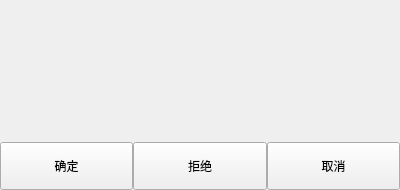
<?xml version="1.0" encoding="UTF-8"?>
<ui version="4.0">
 <class>MessageBoxWidget</class>
 <widget class="QWidget" name="MessageBoxWidget">
  <property name="geometry">
   <rect>
    <x>0</x>
    <y>0</y>
    <width>400</width>
    <height>190</height>
   </rect>
  </property>
  <property name="minimumSize">
   <size>
    <width>400</width>
    <height>190</height>
   </size>
  </property>
  <property name="maximumSize">
   <size>
    <width>422</width>
    <height>190</height>
   </size>
  </property>
  <property name="windowTitle">
   <string>MessageBox</string>
  </property>
  <property name="styleSheet">
   <string notr="true"/>
  </property>
  <layout class="QGridLayout" name="gridLayout_2">
   <property name="leftMargin">
    <number>0</number>
   </property>
   <property name="topMargin">
    <number>0</number>
   </property>
   <property name="rightMargin">
    <number>0</number>
   </property>
   <property name="bottomMargin">
    <number>0</number>
   </property>
   <item row="0" column="0">
    <widget class="QWidget" name="MessageBox_backwidget" native="true">
     <layout class="QVBoxLayout" name="verticalLayout_4">
      <property name="spacing">
       <number>0</number>
      </property>
      <property name="leftMargin">
       <number>0</number>
      </property>
      <property name="topMargin">
       <number>0</number>
      </property>
      <property name="rightMargin">
       <number>0</number>
      </property>
      <property name="bottomMargin">
       <number>0</number>
      </property>
      <item>
       <widget class="QWidget" name="widget_3" native="true">
        <layout class="QVBoxLayout" name="verticalLayout_2">
         <property name="spacing">
          <number>0</number>
         </property>
         <property name="leftMargin">
          <number>0</number>
         </property>
         <property name="topMargin">
          <number>0</number>
         </property>
         <property name="rightMargin">
          <number>0</number>
         </property>
         <property name="bottomMargin">
          <number>0</number>
         </property>
         <item>
          <widget class="QWidget" name="top_widget" native="true">
           <property name="minimumSize">
            <size>
             <width>0</width>
             <height>36</height>
            </size>
           </property>
           <property name="maximumSize">
            <size>
             <width>16777215</width>
             <height>36</height>
            </size>
           </property>
           <layout class="QHBoxLayout" name="horizontalLayout_3">
            <property name="spacing">
             <number>0</number>
            </property>
            <property name="leftMargin">
             <number>0</number>
            </property>
            <property name="topMargin">
             <number>0</number>
            </property>
            <property name="rightMargin">
             <number>0</number>
            </property>
            <property name="bottomMargin">
             <number>0</number>
            </property>
           </layout>
          </widget>
         </item>
         <item>
          <widget class="QWidget" name="widget" native="true">
           <layout class="QHBoxLayout" name="horizontalLayout_2">
            <property name="spacing">
             <number>0</number>
            </property>
            <property name="leftMargin">
             <number>0</number>
            </property>
            <property name="topMargin">
             <number>0</number>
            </property>
            <property name="rightMargin">
             <number>30</number>
            </property>
            <property name="bottomMargin">
             <number>0</number>
            </property>
            <item>
             <spacer name="horizontalSpacer">
              <property name="orientation">
               <enum>Qt::Horizontal</enum>
              </property>
              <property name="sizeType">
               <enum>QSizePolicy::Fixed</enum>
              </property>
              <property name="sizeHint" stdset="0">
               <size>
                <width>40</width>
                <height>20</height>
               </size>
              </property>
             </spacer>
            </item>
            <item>
             <layout class="QVBoxLayout" name="verticalLayout_3">
              <property name="topMargin">
               <number>15</number>
              </property>
              <item>
               <widget class="QLabel" name="icon">
                <property name="minimumSize">
                 <size>
                  <width>50</width>
                  <height>50</height>
                 </size>
                </property>
                <property name="maximumSize">
                 <size>
                  <width>50</width>
                  <height>50</height>
                 </size>
                </property>
                <property name="text">
                 <string/>
                </property>
               </widget>
              </item>
              <item>
               <spacer name="verticalSpacer">
                <property name="orientation">
                 <enum>Qt::Vertical</enum>
                </property>
                <property name="sizeHint" stdset="0">
                 <size>
                  <width>20</width>
                  <height>40</height>
                 </size>
                </property>
               </spacer>
              </item>
             </layout>
            </item>
            <item>
             <spacer name="horizontalSpacer_2">
              <property name="orientation">
               <enum>Qt::Horizontal</enum>
              </property>
              <property name="sizeType">
               <enum>QSizePolicy::Fixed</enum>
              </property>
              <property name="sizeHint" stdset="0">
               <size>
                <width>30</width>
                <height>20</height>
               </size>
              </property>
             </spacer>
            </item>
            <item>
             <layout class="QVBoxLayout" name="verticalLayout">
              <property name="spacing">
               <number>20</number>
              </property>
              <item>
               <widget class="QLabel" name="title">
                <property name="minimumSize">
                 <size>
                  <width>0</width>
                  <height>20</height>
                 </size>
                </property>
                <property name="maximumSize">
                 <size>
                  <width>16777215</width>
                  <height>20</height>
                 </size>
                </property>
                <property name="text">
                 <string/>
                </property>
               </widget>
              </item>
              <item>
               <widget class="QLabel" name="text">
                <property name="minimumSize">
                 <size>
                  <width>0</width>
                  <height>40</height>
                 </size>
                </property>
                <property name="text">
                 <string/>
                </property>
                <property name="alignment">
                 <set>Qt::AlignLeading|Qt::AlignLeft|Qt::AlignTop</set>
                </property>
               </widget>
              </item>
             </layout>
            </item>
           </layout>
          </widget>
         </item>
        </layout>
       </widget>
      </item>
      <item>
       <widget class="QWidget" name="widget_2" native="true">
        <property name="minimumSize">
         <size>
          <width>0</width>
          <height>48</height>
         </size>
        </property>
        <property name="maximumSize">
         <size>
          <width>16777215</width>
          <height>48</height>
         </size>
        </property>
        <layout class="QHBoxLayout" name="horizontalLayout">
         <property name="spacing">
          <number>0</number>
         </property>
         <property name="leftMargin">
          <number>0</number>
         </property>
         <property name="topMargin">
          <number>0</number>
         </property>
         <property name="rightMargin">
          <number>0</number>
         </property>
         <property name="bottomMargin">
          <number>0</number>
         </property>
         <item>
          <widget class="QPushButton" name="pushButton_ok">
           <property name="sizePolicy">
            <sizepolicy hsizetype="Expanding" vsizetype="Expanding">
             <horstretch>0</horstretch>
             <verstretch>0</verstretch>
            </sizepolicy>
           </property>
           <property name="text">
            <string>确定</string>
           </property>
          </widget>
         </item>
         <item>
          <widget class="QPushButton" name="pushButton_reject">
           <property name="sizePolicy">
            <sizepolicy hsizetype="Expanding" vsizetype="Preferred">
             <horstretch>0</horstretch>
             <verstretch>0</verstretch>
            </sizepolicy>
           </property>
           <property name="text">
            <string>拒绝</string>
           </property>
          </widget>
         </item>
         <item>
          <widget class="QPushButton" name="pushButton_cancel">
           <property name="sizePolicy">
            <sizepolicy hsizetype="Expanding" vsizetype="Expanding">
             <horstretch>0</horstretch>
             <verstretch>0</verstretch>
            </sizepolicy>
           </property>
           <property name="text">
            <string>取消</string>
           </property>
          </widget>
         </item>
        </layout>
       </widget>
      </item>
     </layout>
    </widget>
   </item>
  </layout>
 </widget>
 <layoutdefault spacing="6" margin="11"/>
 <resources/>
 <connections/>
</ui>
